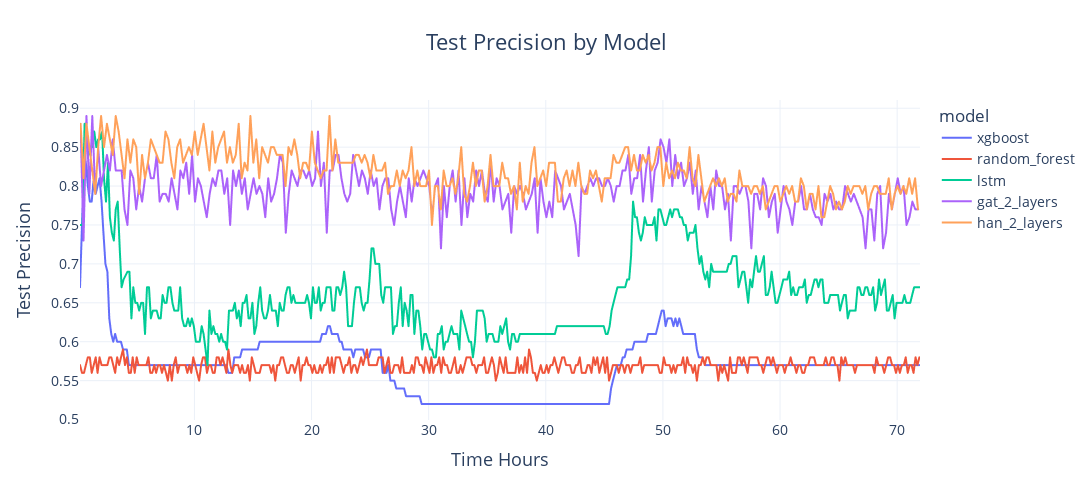

Notebook cell for this chart:
### Code cell
import plotly.express as px

# Create a line plot for 'metrics.test_precision' vs 'time_cut_hours' by 'model'
fig = px.line(
    df_all, 
    x='time_cut_hours', 
    y='metrics.test_precision', 
    color='model', 
    title="Test Precision vs Time Cut Hours by Model", 
    labels={
        "metrics.test_precision": "Test Precision", 
        "time_cut_hours": "Time Cut Hours"
    }
)

# Update layout for better readability
fig.update_layout(
    title="Test Precision by Model",  # Corrected title
    title_x=0.5,  # Center the main title
    template='plotly_white',
    width=1100,  # Set the width
    height=500,  # Set the height
    font=dict(size=16),  # Increase global font size
    xaxis=dict(title="Time Hours", title_font=dict(size=18), tickfont=dict(size=14)),
    yaxis=dict(title="Test Precision", title_font=dict(size=18), tickfont=dict(size=14)),
    legend=dict(font=dict(size=14))  # Increase legend font size
)

# Show the plot
fig.show()

### Figure 1 — Plotly figure (JSON) as saved in the notebook; plotly's stock layout.template omitted (floating-point values rounded to 4 significant figures; data arrays with more than 128 entries replaced by an {"elided": "..."} marker saying what was removed)
{"data": [{"hovertemplate": "model=xgboost<br>Time Cut Hours=%{x}<br>Test Precision=%{y}<extra></extra>", "legendgroup": "xgboost", "line": {"color": "#636efa", "dash": "solid"}, "marker": {"symbol": "circle"}, "mode": "lines", "name": "xgboost", "showlegend": true, "type": "scattergl", "x": {"elided": "431 float values"}, "xaxis": "x", "y": {"elided": "431 float values"}, "yaxis": "y"}, {"hovertemplate": "model=random_forest<br>Time Cut Hours=%{x}<br>Test Precision=%{y}<extra></extra>", "legendgroup": "random_forest", "line": {"color": "#EF553B", "dash": "solid"}, "marker": {"symbol": "circle"}, "mode": "lines", "name": "random_forest", "showlegend": true, "type": "scattergl", "x": {"elided": "431 float values"}, "xaxis": "x", "y": {"elided": "431 float values"}, "yaxis": "y"}, {"hovertemplate": "model=lstm<br>Time Cut Hours=%{x}<br>Test Precision=%{y}<extra></extra>", "legendgroup": "lstm", "line": {"color": "#00cc96", "dash": "solid"}, "marker": {"symbol": "circle"}, "mode": "lines", "name": "lstm", "showlegend": true, "type": "scattergl", "x": {"elided": "430 float values"}, "xaxis": "x", "y": {"elided": "430 float values"}, "yaxis": "y"}, {"hovertemplate": "model=gat_2_layers<br>Time Cut Hours=%{x}<br>Test Precision=%{y}<extra></extra>", "legendgroup": "gat_2_layers", "line": {"color": "#ab63fa", "dash": "solid"}, "marker": {"symbol": "circle"}, "mode": "lines", "name": "gat_2_layers", "showlegend": true, "type": "scattergl", "x": {"elided": "287 float values"}, "xaxis": "x", "y": {"elided": "287 float values"}, "yaxis": "y"}, {"hovertemplate": "model=han_2_layers<br>Time Cut Hours=%{x}<br>Test Precision=%{y}<extra></extra>", "legendgroup": "han_2_layers", "line": {"color": "#FFA15A", "dash": "solid"}, "marker": {"symbol": "circle"}, "mode": "lines", "name": "han_2_layers", "showlegend": true, "type": "scattergl", "x": {"elided": "286 float values"}, "xaxis": "x", "y": {"elided": "286 float values"}, "yaxis": "y"}], "layout": {"font": {"size": 16}, "height": 500, "legend": {"font": {"size": 14}, "title": {"text": "model"}, "tracegroupgap": 0}, "title": {"text": "Test Precision by Model", "x": 0.5}, "width": 1100, "xaxis": {"anchor": "y", "autorange": true, "domain": [0, 1], "range": [0.23, 71.95], "tickfont": {"size": 14}, "title": {"font": {"size": 18}, "text": "Time Hours"}, "type": "linear"}, "yaxis": {"anchor": "x", "autorange": true, "domain": [0, 1], "range": [0.4994, 0.9106], "tickfont": {"size": 14}, "title": {"font": {"size": 18}, "text": "Test Precision"}, "type": "linear"}}}
